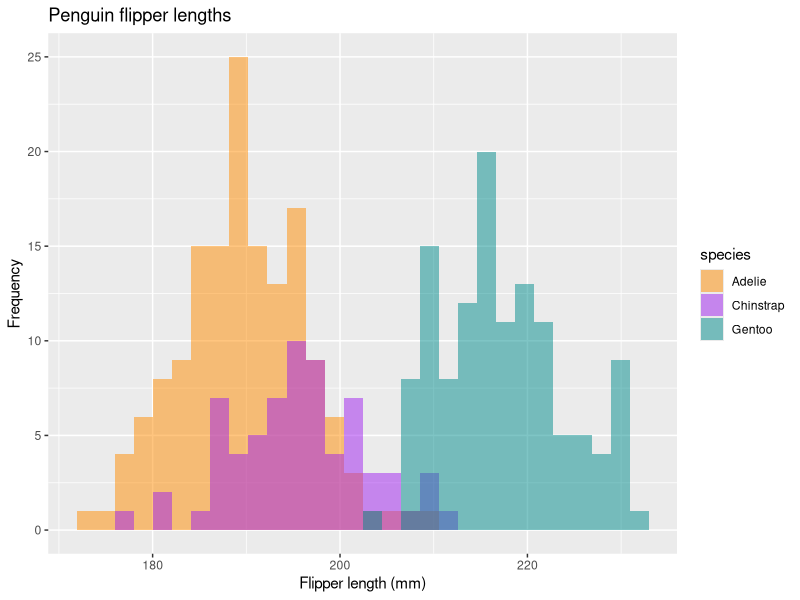
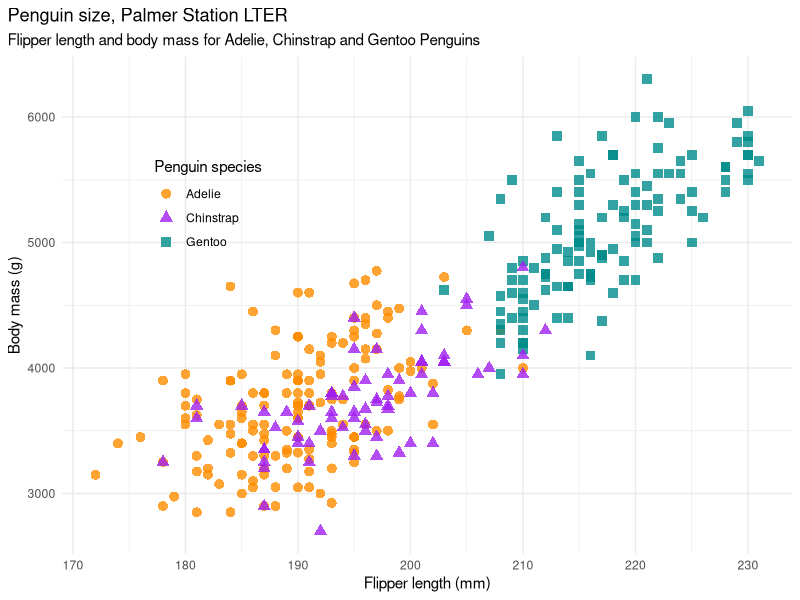
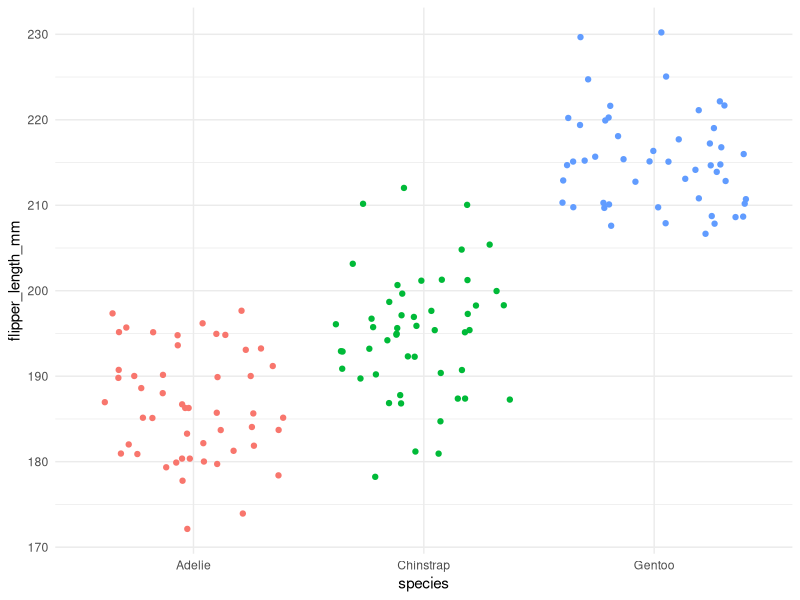
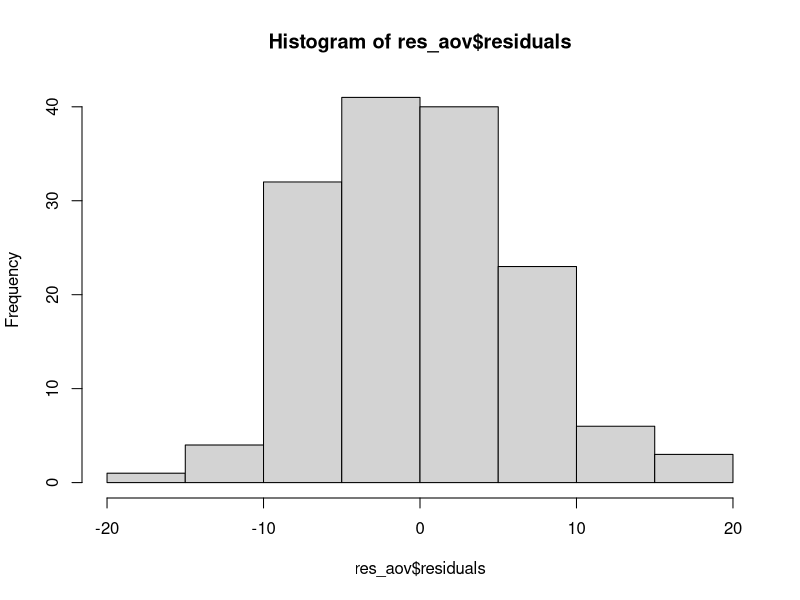
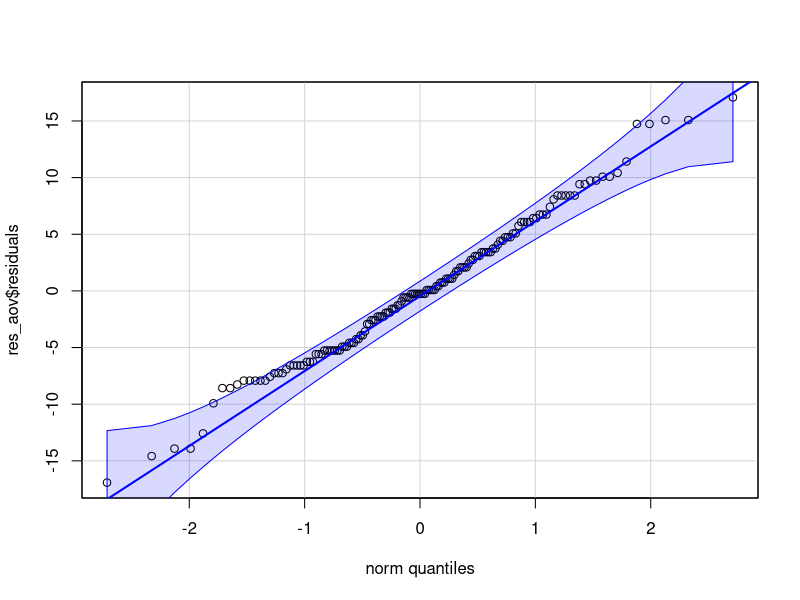
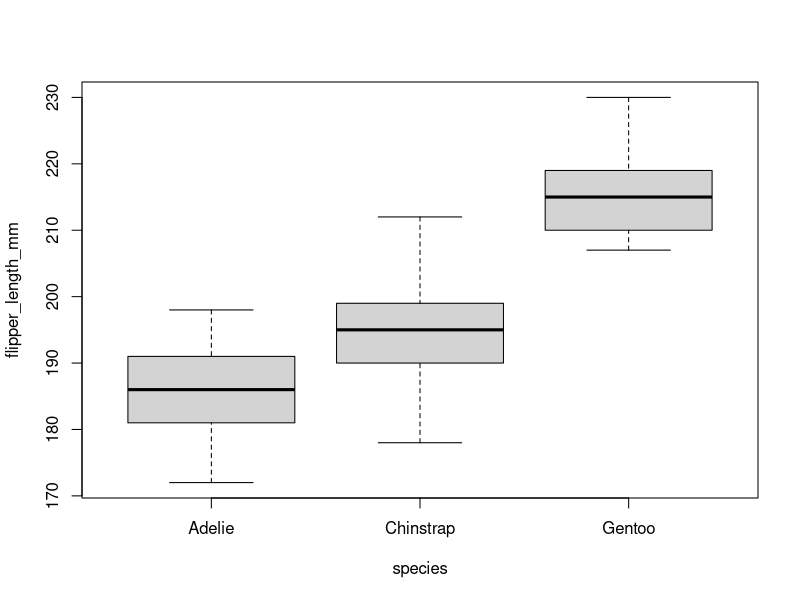
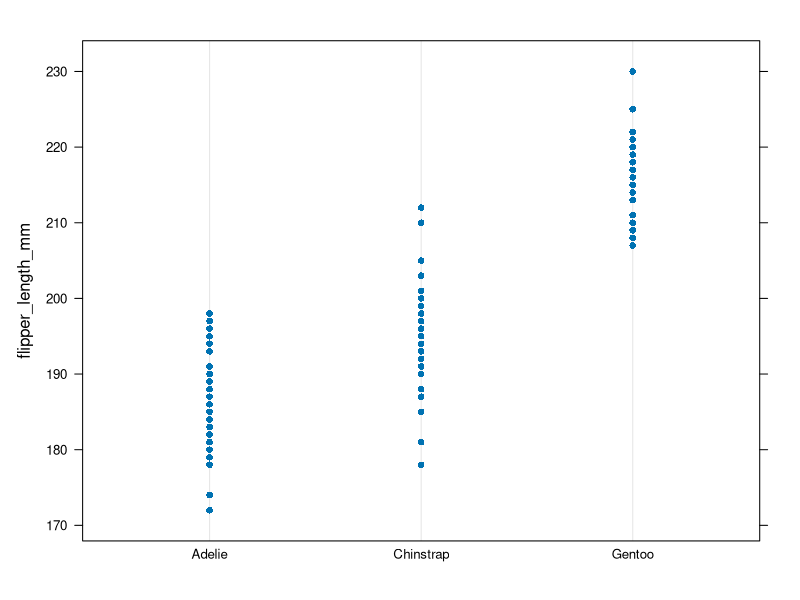
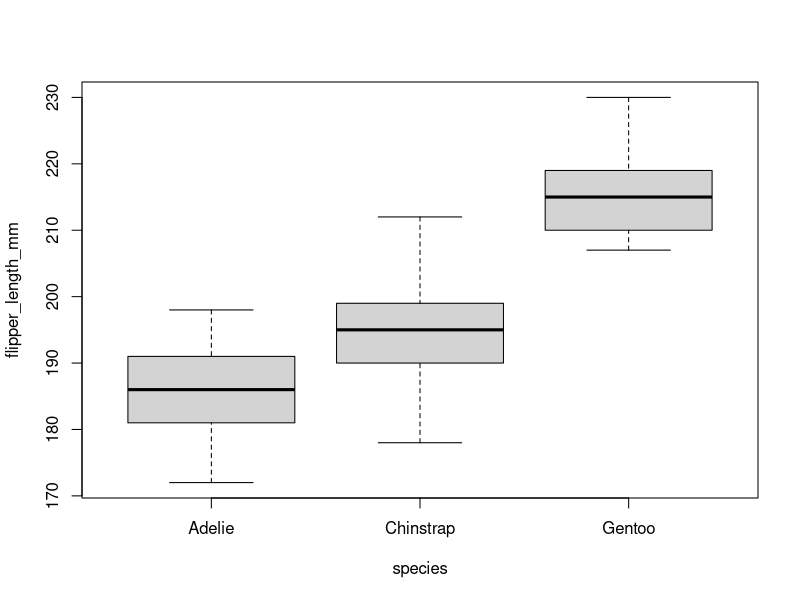

Recreate these plots in R, in order.
###Analysis of Variance###
#One-way
#A method to determine whether or not three or more group of populations are different
#This method is very popular in the experimental data analysis since the model accomodate the experiment data type and
#the goals.
#to illustrate it, lets use the palmer penguin dataset from library palmer penguin
library(palmerpenguins)
data(package = 'palmerpenguins')
#The library contains two type of penguin data: penguins_raw and penguins
data("penguins")
View(penguins)
#then we can try grouping the data based on the spesies of penguin
library(tidyverse)
penguins %>% 
  count(species)
penguins %>% 
  group_by(species) %>% 
  summarize(across(where(is.numeric), mean, na.rm = TRUE))

#Plot one of the variable into histogram
library(ggplot2)
flipper_hist = ggplot(data = penguins, aes(x = flipper_length_mm)) +
  geom_histogram(aes(fill = species), 
                 alpha = 0.5, 
                 position = "identity") +
  scale_fill_manual(values = c("darkorange","purple","cyan4")) +
  labs(x = "Flipper length (mm)",
       y = "Frequency",
       title = "Penguin flipper lengths")

flipper_hist

#Plot 2 variables, body mass and flipper length into scatterplot
ggplot2::theme_set(ggplot2::theme_minimal())
mass_flipper = ggplot(data = penguins, 
                       aes(x = flipper_length_mm,
                           y = body_mass_g)) +
  geom_point(aes(color = species, 
                 shape = species),
             size = 3,
             alpha = 0.8) +
  scale_color_manual(values = c("darkorange","purple","cyan4")) +
  labs(title = "Penguin size, Palmer Station LTER",
       subtitle = "Flipper length and body mass for Adelie, Chinstrap and Gentoo Penguins",
       x = "Flipper length (mm)",
       y = "Body mass (g)",
       color = "Penguin species",
       shape = "Penguin species") +
  theme(legend.position = c(0.2, 0.7),
        plot.title.position = "plot",
        plot.caption = element_text(hjust = 0, face= "italic"),
        plot.caption.position = "plot")

mass_flipper

#Now we prepare the data for ANOVA
dat = penguins %>%
  select(species, flipper_length_mm)
dat = na.omit(dat)
summary(dat)#we'll only keep 50 observations for each spesies
dat1 = dat[dat$species == 'Adelie',]
dat2 = dat[dat$species == 'Chinstrap',]
dat3 = dat[dat$species == 'Gentoo',]
dat = rbind(dat1[1:50,], dat2[1:50,], dat3[1:50,])
summary(dat)

#Plot our data for ANOVA
library(ggplot2)
ggplot(dat) +
  aes(x = species, y = flipper_length_mm, color = species) +
  geom_jitter() +
  theme(legend.position = "none")

res_aov = aov(flipper_length_mm ~ species,
               data = dat) #Applying ANOVA for penguin data

#Assumption test

#Normality
par(mfrow = c(1, 1))
# histogram
hist(res_aov$residuals)
# QQ-plot
library(car)
qqPlot(res_aov$residuals, id = FALSE)
#Shapiro-Wilk
shapiro.test(res_aov$residuals)

#Homogeneity of Vairance
# Boxplot
boxplot(flipper_length_mm ~ species,data = dat)
# Dotplot
library("lattice")
dotplot(flipper_length_mm ~ species,data = dat)
# Levene's test
library(car)
leveneTest(flipper_length_mm ~ species, data = dat)

#Outlier
boxplot(flipper_length_mm ~ species, data = dat)

#ANOVA
summary(res_aov)
#From the result of above ANOVA, it can be concluded that there is significant effect of species for
#the size of the penguins' flipper. In other words, we can also conclude that there is significant
#difference between the three penguin groups in term of their flippers length.